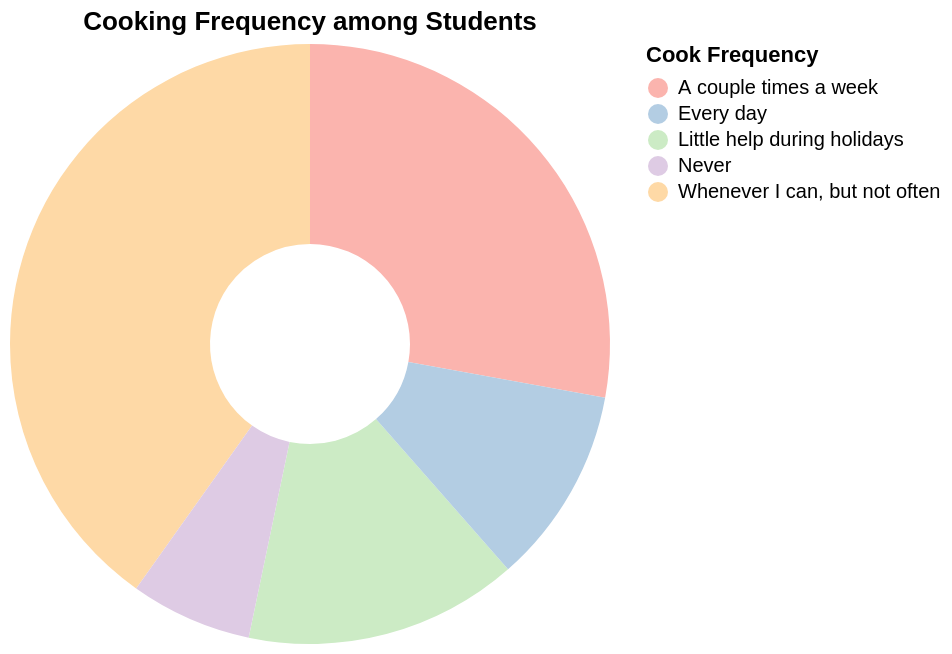

Source (notebook cell):
### Code cell
import altair as alt
import streamlit as st

# Charger le CSV
df = pd.read_csv("food_preprocessed.csv")

cook_dist = df["Cook Frequency"].value_counts(normalize=True).reset_index()
cook_dist.columns = ["Cook Frequency", "Proportion"]
cook_dist["Proportion"] *= 100

chart_cook = alt.Chart(cook_dist).mark_arc(innerRadius=50).encode(
    theta=alt.Theta("Proportion:Q", title=""),
    color=alt.Color("Cook Frequency:N", scale=alt.Scale(scheme="pastel1")),
    tooltip=["Cook Frequency:N", alt.Tooltip("Proportion:Q", format=".1f")]
).properties(
    title="Cooking Frequency among Students"
)

chart_cook

### Figure 1 — Vega-Lite specification as saved in the notebook (floating-point values rounded to 4 significant figures)
{"config": {"view": {"continuousWidth": 300, "continuousHeight": 300}}, "data": {"name": "data-dc4a96fede80b6c88d1af2f5bdeed8d0"}, "mark": {"type": "arc", "innerRadius": 50}, "encoding": {"color": {"field": "Cook Frequency", "scale": {"scheme": "pastel1"}, "type": "nominal"}, "theta": {"field": "Proportion", "title": "", "type": "quantitative"}, "tooltip": [{"field": "Cook Frequency", "type": "nominal"}, {"field": "Proportion", "format": ".1f", "type": "quantitative"}]}, "title": "Cooking Frequency among Students", "$schema": "https://vega.github.io/schema/vega-lite/v6.1.0.json", "datasets": {"data-dc4a96fede80b6c88d1af2f5bdeed8d0": [{"Cook Frequency": "Whenever I can, but not often", "Proportion": 40.16}, {"Cook Frequency": "A couple times a week", "Proportion": 27.87}, {"Cook Frequency": "Little help during holidays", "Proportion": 14.75}, {"Cook Frequency": "Every day", "Proportion": 10.66}, {"Cook Frequency": "Never", "Proportion": 6.557}]}}
